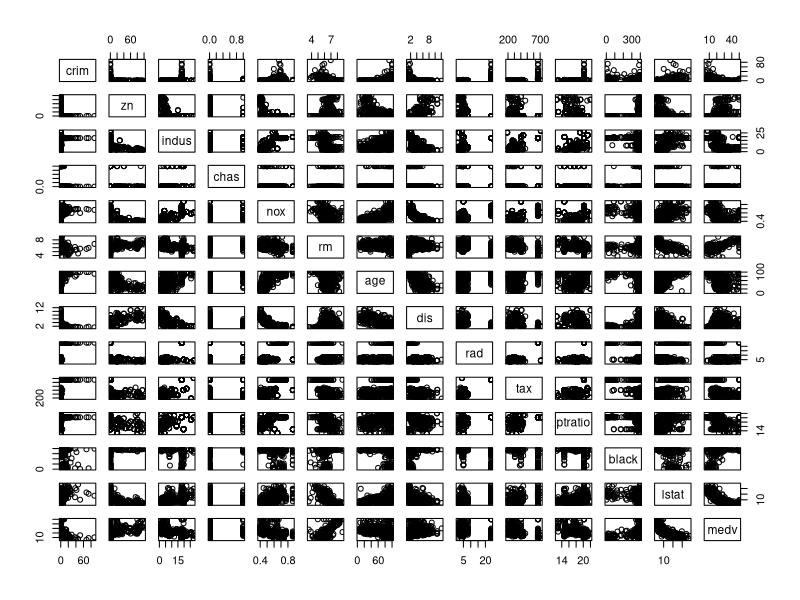
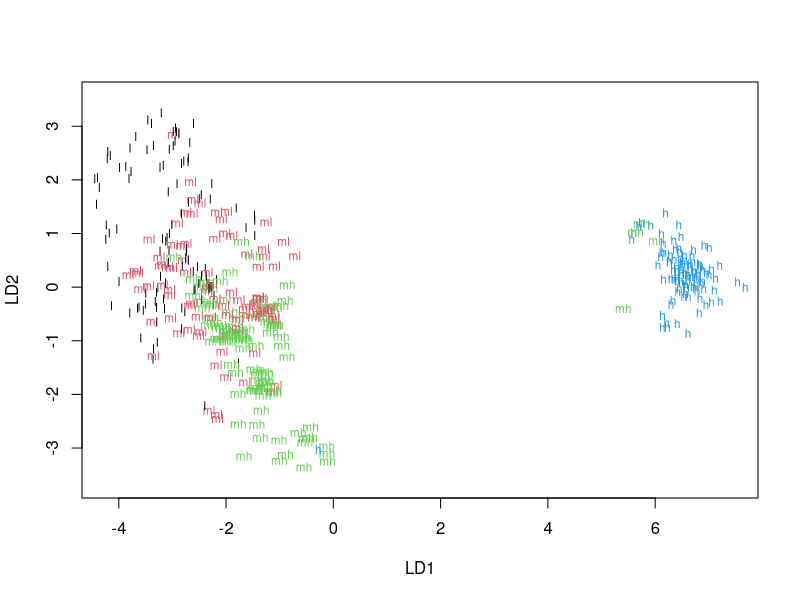
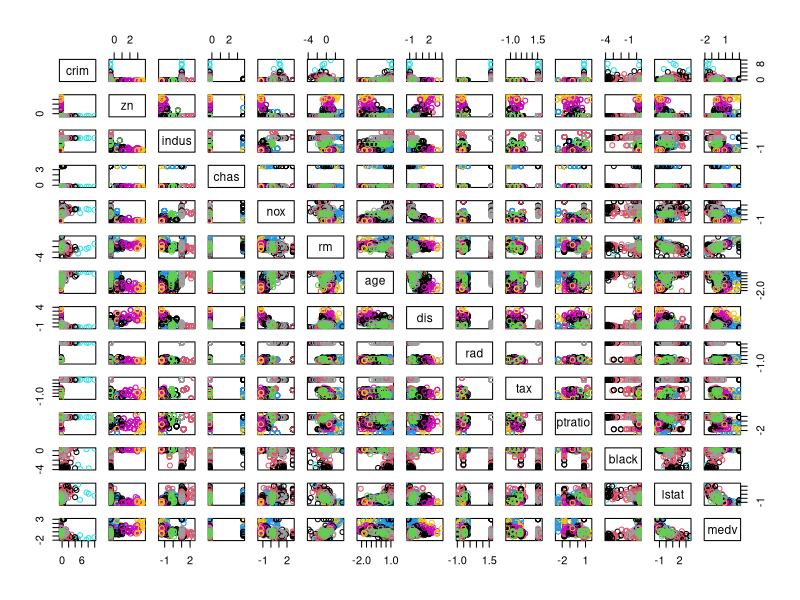
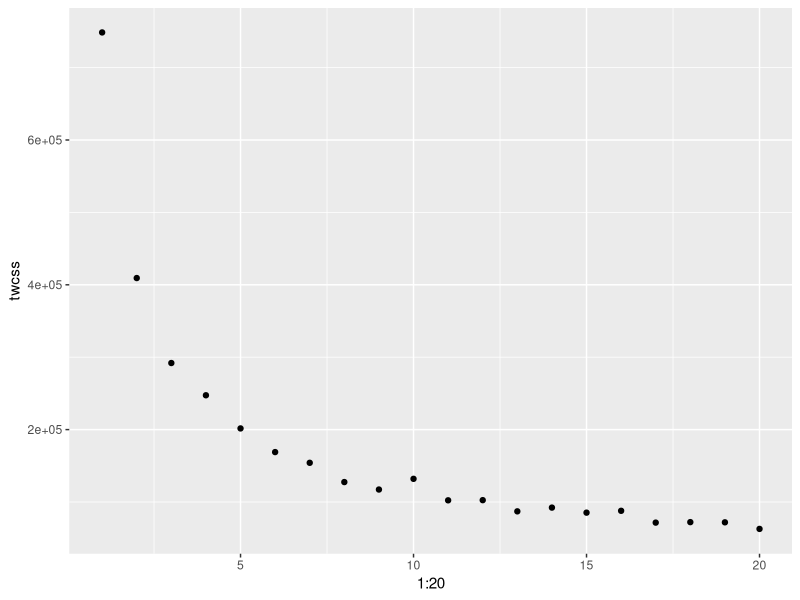
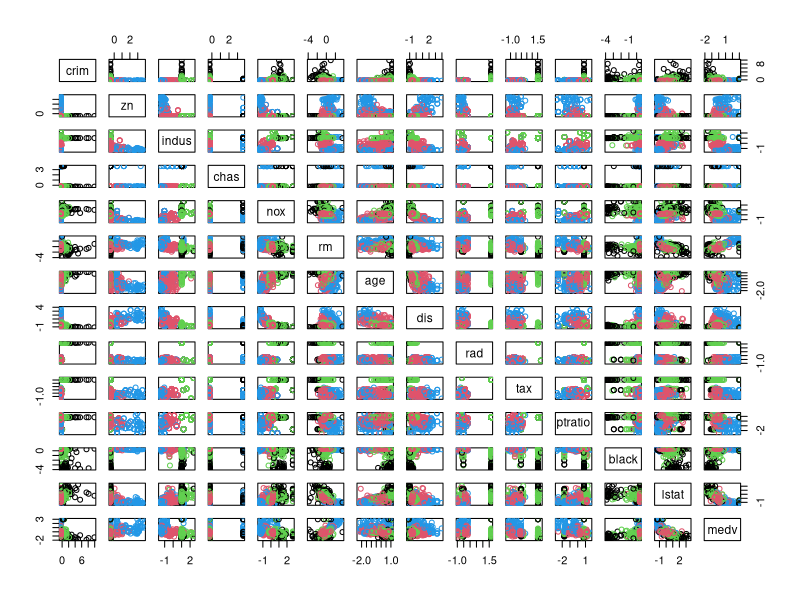

Here is the R script that generated these plots, in order:
## ---- chunk 1
library(MASS)
library(magrittr)
library(dplyr)
library(ggplot2)
## ---- chunk 2
data("Boston")
## ---- chunk 3
str(Boston)
## ---- chunk 4
summary(Boston)
## ---- chunk 5
pairs(Boston)
## ---- chunk 6
boston_scaled <- as.data.frame(scale(Boston))
summary(boston_scaled)
boston_scaled %<>%
  mutate(
    crim = cut(crim, breaks = quantile(crim), label = c("l", "ml", "mh", "h"), include.lowest = TRUE)
  )
## ---- chunk 7
idx_sample <- sample(nrow(boston_scaled), .8*nrow(boston_scaled))
train <- boston_scaled[idx_sample, ]
test <- boston_scaled[-idx_sample, ]
## ---- chunk 8
lda.fit <- lda(crim ~ ., data = train)
plot(lda.fit, dimen = 2, col = as.numeric(train$crim))
## ---- chunk 9
crime_observed <- test$crim
train %<>% dplyr::select(-crim)
crime_predicted <- predict(lda.fit, newdata = test)
table(crime_observed, crime_predicted$class)
## ---- chunk 10
# no need to reload Boston dataset since we have not edited it at all
boston_kmeans <- as.data.frame(scale(Boston))
boston_dist <- dist(boston_kmeans)
km <- kmeans(boston_dist, centers = 10)
pairs(boston_kmeans, col = km$cluster)
## ---- chunk 11
twcss <- sapply(1:20, function(.) {kmeans(boston_dist, .)$tot.withinss})
qplot(1:20, twcss)
## ---- chunk 12
km4 <- kmeans(boston_dist, centers = 4)
pairs(boston_kmeans, col = km4$cluster)
